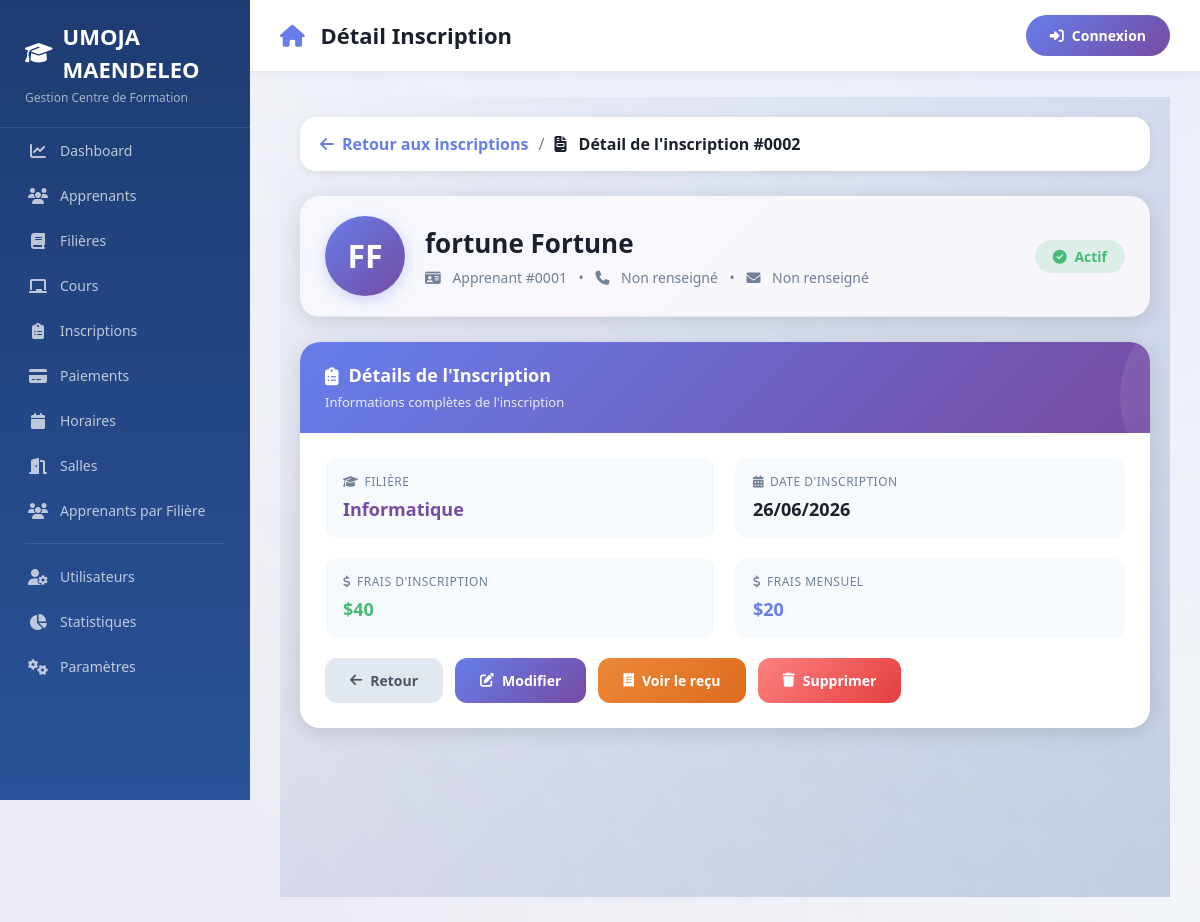
The page /pages/inscription-detail.php?id=2 on the database its author committed.
### tables this page shows
CREATE TABLE `inscription` (
  `id_inscription` int(11) NOT NULL,
  `date_inscription` date NOT NULL,
  `frais_inscription` decimal(10,2) DEFAULT NULL,
  `id_apprenant` int(11) DEFAULT NULL,
  `id_filiere` int(11) DEFAULT NULL
);

CREATE TABLE `apprenant` (
  `id_apprenant` int(11) NOT NULL,
  `nom` varchar(100) NOT NULL,
  `prenom` varchar(100) NOT NULL,
  `telephone` varchar(20) DEFAULT NULL,
  `adresse` varchar(255) DEFAULT NULL
);

CREATE TABLE `filiere` (
  `id_filiere` int(11) NOT NULL,
  `nom` varchar(100) NOT NULL,
  `duree` varchar(50) DEFAULT NULL,
  `frais_mensuel` decimal(10,2) DEFAULT NULL
);

### classes/Inscription.php (called while the page is built, shortened)
<?php
class Inscription {
    private $conn;
    private $table = 'inscription';
    public function __construct($db) {
        $this->conn = $db;
    }
    public function getById($id) {
        $query = "SELECT i.*, a.nom, a.prenom, f.nom as filiere_nom, f.frais_mensuel
                  FROM " . $this->table . " i
                  LEFT JOIN apprenant a ON i.id_apprenant = a.id_apprenant
                  LEFT JOIN filiere f ON i.id_filiere = f.id_filiere
                  WHERE i.id_inscription = :id";
        $stmt = $this->conn->prepare($query);
        $stmt->bindParam(':id', $id);
        $stmt->execute();
        return $stmt->fetch(PDO::FETCH_ASSOC);
    }
}

### pages/inscription-detail.php (the view, shortened to what this page needs)
<?php
require_once __DIR__ . '/../classes/Inscription.php';
$database = new Database();
$db = $database->connect();
$inscription = new Inscription($db);
$detail = $inscription->getById($_GET['id']);
include __DIR__ . '/../includes/header.php';
?>
<div class="page-wrapper">
    <div class="content-wrapper">
        <div class="breadcrumb">
            <a href="inscriptions.php">
                <i class="fas fa-arrow-left"></i>
                Retour aux inscriptions
            </a>
            <span class="separator">/</span>
            <span class="current">
                <i class="fas fa-file-invoice me-2"></i>
                Détail de l'inscription #<?php echo str_pad($_GET['id'], 4, '0', STR_PAD_LEFT); ?>
            </span>
        </div>
        <div class="card" style="margin-bottom: 25px;">
            <div class="user-header">
                <div class="user-avatar-large">
                    <?php echo strtoupper(substr($detail['prenom'] ?? 'A', 0, 1) . substr($detail['nom'] ?? '', 0, 1)); ?>
                </div>
                <div style="flex: 1;">
                    <div class="user-name">
                        <?php echo htmlspecialchars($detail['prenom'] . ' ' . $detail['nom']); ?>
                    </div>
                    <div class="user-id">
                        <i class="fas fa-id-card me-2"></i>
                        Apprenant #<?php echo str_pad($detail['id_apprenant'], 4, '0', STR_PAD_LEFT); ?>
                        <span style="margin: 0 8px;">•</span>
                        <i class="fas fa-phone me-2"></i>
                        <?php echo htmlspecialchars($detail['telephone'] ?? 'Non renseigné'); ?>
                        <span style="margin: 0 8px;">•</span>
                        <i class="fas fa-envelope me-2"></i>
                        <?php echo htmlspecialchars($detail['email'] ?? 'Non renseigné'); ?>
                    </div>
                </div>
                <div>
                    <span class="status-badge <?php echo ($detail['statut'] ?? 'actif') === 'actif' ? 'active' : 'inactive'; ?>">
                        <i class="fas fa-<?php echo ($detail['statut'] ?? 'actif') === 'actif' ? 'check-circle' : 'times-circle'; ?> me-1"></i>
                        <?php echo ucfirst($detail['statut'] ?? 'Actif'); ?>
                    </span>
                </div>
            </div>
        </div>
        <div class="card">
            <div class="card-header-custom" style="background: linear-gradient(135deg, #667eea 0%, #764ba2 100%);">
                <h3><i class="fas fa-clipboard-list"></i> Détails de l'Inscription</h3>
                <div class="subtitle">Informations complètes de l'inscription</div>
            </div>
            <div class="card-body-custom">
                <div class="info-grid">
                    <div class="info-item">
                        <div class="label"><i class="fas fa-graduation-cap"></i> Filière</div>
                        <div class="value text-purple"><?php echo htmlspecialchars($detail['filiere_nom']); ?></div>
                    </div>
                    <div class="info-item">
                        <div class="label"><i class="fas fa-calendar-alt"></i> Date d'Inscription</div>
                        <div class="value"><?php echo date('d/m/Y', strtotime($detail['date_inscription'])); ?></div>
                    </div>
                    <div class="info-item">
                        <div class="label"><i class="fas fa-dollar-sign"></i> Frais d'Inscription</div>
                        <div class="value text-green">$<?php echo number_format($detail['frais_inscription'], 0, ',', ' '); ?></div>
                    </div>
                    <div class="info-item">
                        <div class="label"><i class="fas fa-dollar-sign"></i> Frais Mensuel</div>
                        <div class="value text-blue">$<?php echo number_format($detail['frais_mensuel'], 0, ',', ' '); ?></div>
                    </div>
                </div>
                <div class="btn-group">
                    <a href="inscriptions.php" class="btn-action-card btn-back">
                        <i class="fas fa-arrow-left"></i> Retour
                    </a>
                    <a href="?edit=<?php echo $_GET['id']; ?>" class="btn-action-card btn-edit">
                        <i class="fas fa-edit"></i> Modifier
                    </a>
                    <a href="recu.php?id=<?php echo $_GET['id']; ?>" class="btn-action-card btn-receipt">
                        <i class="fas fa-receipt"></i> Voir le reçu
                    </a>
                    <a href="?delete=<?php echo $_GET['id']; ?>" class="btn-action-card btn-delete" onclick="return confirm('Êtes-vous sûr de vouloir supprimer cette inscription ? Cette action est irréversible.')">
                        <i class="fas fa-trash"></i> Supprimer
                    </a>
                </div>
            </div>
        </div>
    </div>
</div>
<?php include __DIR__ . '/../includes/footer.php'; ?>

### includes/header.php (style rules this page uses)
* { margin: 0; padding: 0; box-sizing: border-box; }
body { font-family: 'Segoe UI', Tahoma, Geneva, Verdana, sans-serif; background: #f5f7fa; min-height: 100vh; }

### rows shown on the page
inscription: id_apprenant.nom "FF", id_apprenant.nom "fortune Fortune", id_apprenant "0001", id_filiere.nom "Informatique", date_inscription "26/06/2026", frais_inscription "40", id_filiere.frais_mensuel "20"

### other values the page prints
$page_title "Détail Inscription"
str_pad($_GET['id'], 4, '0', STR_PAD_LEFT) "0002"
$detail['telephone'] "Non renseigné"
$detail['email'] "Non renseigné"
$detail['statut'] "Actif"
